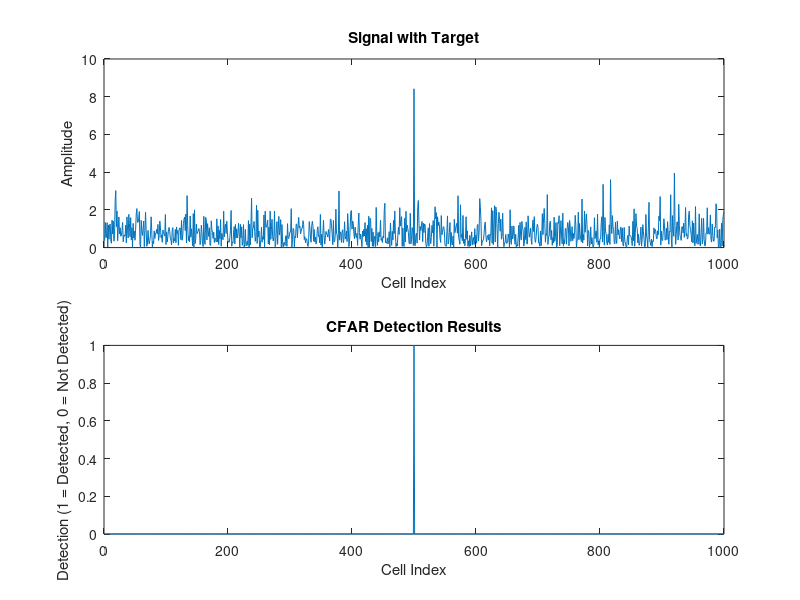

Recreate this plot in MATLAB.
% Parameters
N_train = 10;  % Number of training cells on each side of the CUT
N_guard = 2;   % Number of guard cells on each side of the CUT
P_fa = 1e-3;   % Probability of false alarm
Ns = 1000;     % Number of samples in the signal

% Generate random noise + target signal
noise = abs(randn(1, Ns));
signal = noise;  % Initialize signal as noise
target_position = 500;
signal(target_position) = signal(target_position) + 8;  % Insert target

% Number of cells in the window (training + guard cells on both sides)
N_cells_total = 2 * (N_train + N_guard) + 1;

% Threshold factor based on the desired P_fa
threshold_factor = (N_train * 2) * (P_fa^(-1 / (2 * N_train)) - 1);

% Initialize detection results
CFAR_output = zeros(1, Ns);  % Store detection results

% Slide window across the signal from index 1 to (Ns - N_train - N_guard)
for CUT = 1:(Ns - (N_guard + N_train + 1))
    
    % Check if the CUT is within valid range for training and guard cells
    if CUT <= N_train + N_guard || CUT > Ns - (N_train + N_guard)
        continue;  % Skip invalid CUT positions
    end
    
    % Define the training cells
    leading_train_cells = signal(max(1, CUT - N_train - N_guard) : CUT - N_guard - 1);
    lagging_train_cells = signal(CUT + N_guard + 1 : min(Ns, CUT + N_guard + N_train));
    
    % Average noise level in the training cells
    noise_level = mean([leading_train_cells, lagging_train_cells]);
    
    % Calculate the threshold
    threshold = threshold_factor * noise_level;
    
    % Compare CUT with the threshold
    if signal(CUT) > threshold
        CFAR_output(CUT) = 1;  % Detection occurs
    end
end

% Plot the results
figure;
subplot(2,1,1);
plot(signal);
title('Signal with Target');
xlabel('Cell Index');
ylabel('Amplitude');

subplot(2,1,2);
plot(CFAR_output);
title('CFAR Detection Results');
xlabel('Cell Index');
ylabel('Detection (1 = Detected, 0 = Not Detected)');